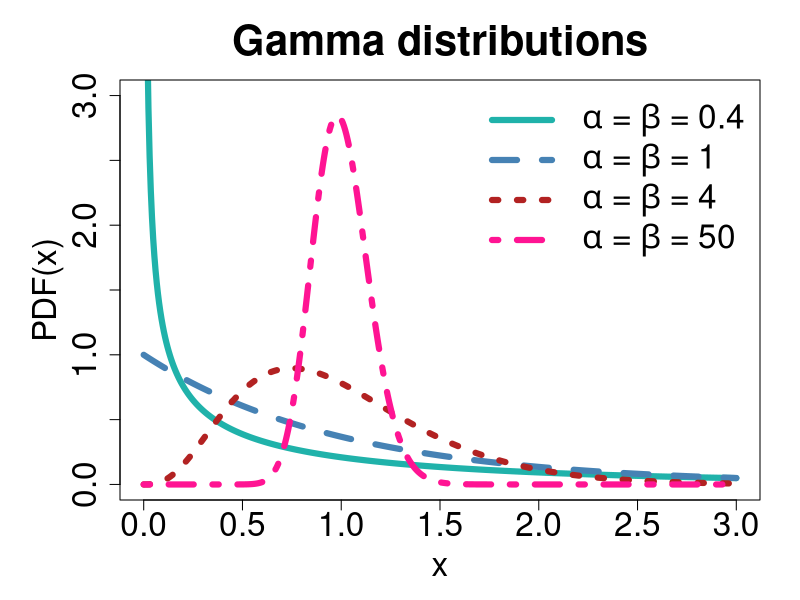
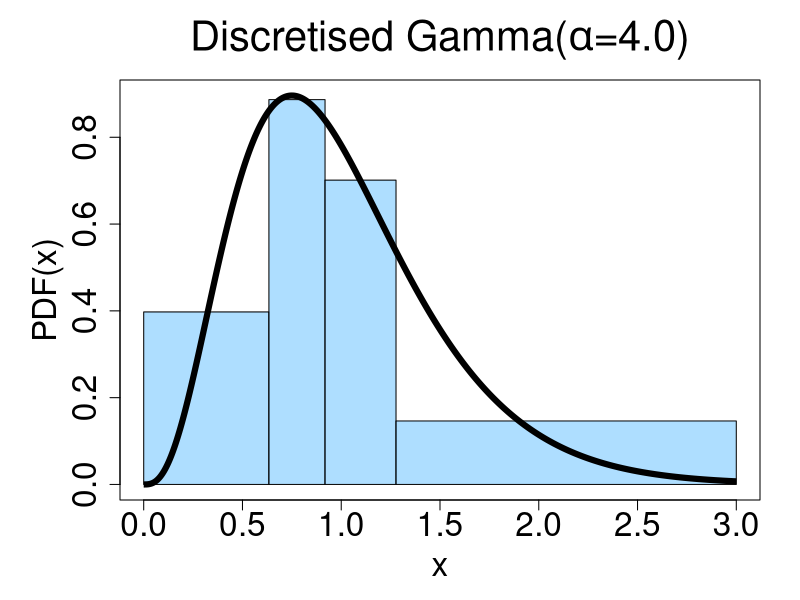

These charts were generated, in order, by the following R code:
# Gamma distribution
setwd("~/Documents/teaching/molphy_2018_(goldman_group_course)/2019_new_materials/")

xs <- seq(0, 3, length.out=501)
ys.0.4 <- dgamma(xs, 0.4, 0.4)
ys.1.0 <- dgamma(xs, 1, 1)
ys.4.0 <- dgamma(xs, 4, 4)
ys.50.0 <- dgamma(xs, 50, 50)

LWD = 6
pdf("gamma_distributions.pdf", width=10, height=5)
par(mar=c(5, 6, 4, 2))
plot(xs, ys.0.4, type = "l", col = "lightseagreen",
     lwd = LWD, ylim = c(0, 3), lty=1,
     main = "Gamma distributions", xlab = "x", ylab = "PDF(x)",
     cex.main = 2.5, cex.lab = 2, cex.axis = 2)
lines(xs, ys.1.0, type = "l", col = "steelblue", lwd = LWD, lty=2)
lines(xs, ys.4.0, type = "l", col = "firebrick", lwd = LWD, lty=3)
lines(xs, ys.50.0, type = "l", col = "deeppink", lwd = LWD, lty=4)
legend("topright", bty="n",
       legend = c(expression(paste(alpha," = ", beta, " = 0.4")),
                  expression(paste(alpha," = ", beta, " = 1")),
                  expression(paste(alpha," = ", beta, " = 4")),
                  expression(paste(alpha," = ", beta, " = 50"))),
       lty=1:4, lwd = LWD,
       col=c("lightseagreen",
             "steelblue",
             "firebrick",
             "deeppink"), cex = 2)
dev.off()

pdf("discretised_gamma.pdf", width=10, height=5)
par(mar=c(5, 6, 4, 2))
r <- c(0.4543622, 0.77520909, 1.08440118, 1.68602753)
q <- c(0, qgamma(c(0.25, .50, 0.75), 4, 4), 3)
plot(xs, ys.4.0, type = "n", main = expression(paste("Discretised Gamma(", alpha,"=4.0)")),
     xlab = "x", ylab = "PDF(x)",
     cex.main = 2.5, cex.lab = 2, cex.axis = 2)
heights <- 0.252 / diff(q)
rect(q[1:4], 0, q[2:5], heights, col = rgb(120/255, 200/255, 255/255, 0.6))
lines(xs, ys.4.0, lwd=6, lend="butt")
dev.off()
